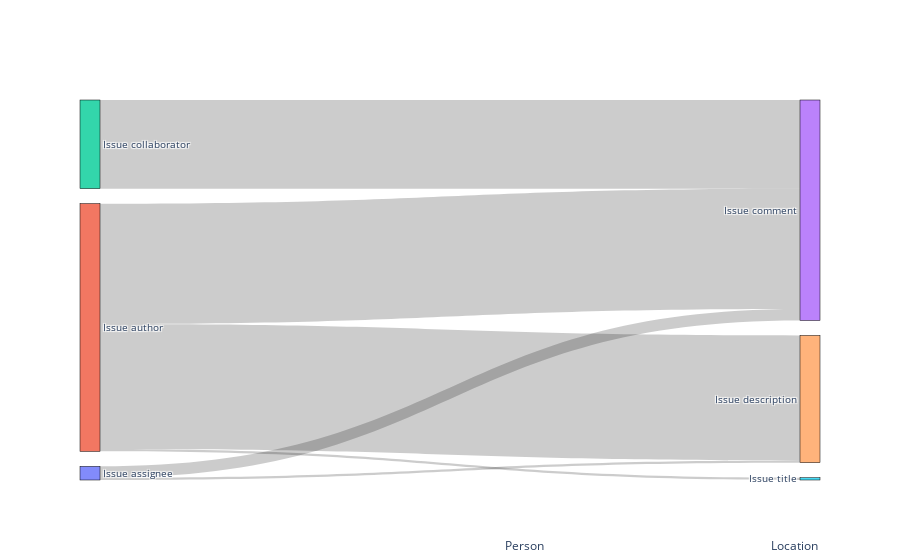

The notebook cell this image was saved under:
### Code cell
# Create Sankey diagrams for the two sets of data
fig = go.Figure(data=[
    create_sankey(iss_who_where),
])

# Set layout
layer_annotations = [

    dict(
        x=0.6,  # Adjust the x-coordinate based on your layout
        y=-0.2,  # Adjust the y-coordinate based on your layout
        xref="paper",
        yref="paper",
        text="Person",
        showarrow=False,
        font=dict(size=12)
    ),
    dict(
        x=1,  # Adjust the x-coordinate based on your layout
        y=-0.2,  # Adjust the y-coordinate based on your layout
        xref="paper",
        yref="paper",
        text="Location",
        showarrow=False,
        font=dict(size=12)
    ),
]
fig.update_layout( font_size=10, annotations=layer_annotations)

# Show the plot
fig.show()

### Figure 1 — Plotly figure (JSON) as saved in the notebook; plotly's stock layout.template omitted (floating-point values rounded to 4 significant figures)
{"data": [{"link": {"label": ["(83.33%)", "(16.67%)", "(0.00%)", "(48.62%)", "(50.46%)", "(0.92%)", "(100.00%)", "(0.00%)", "(0.00%)"], "source": [0, 0, 0, 1, 1, 1, 2, 2, 2], "target": [3, 4, 5, 3, 4, 5, 3, 4, 5], "value": [5, 1, 0, 53, 55, 1, 39, 0, 0]}, "node": {"label": ["Issue assignee", "Issue author", "Issue collaborator", "Issue comment", "Issue description", "Issue title"], "line": {"color": "black", "width": 0.5}, "pad": 15, "thickness": 20}, "type": "sankey"}], "layout": {"annotations": [{"font": {"size": 12}, "showarrow": false, "text": "Person", "x": 0.6, "xref": "paper", "y": -0.2, "yref": "paper"}, {"font": {"size": 12}, "showarrow": false, "text": "Location", "x": 1, "xref": "paper", "y": -0.2, "yref": "paper"}], "font": {"size": 10}}}
